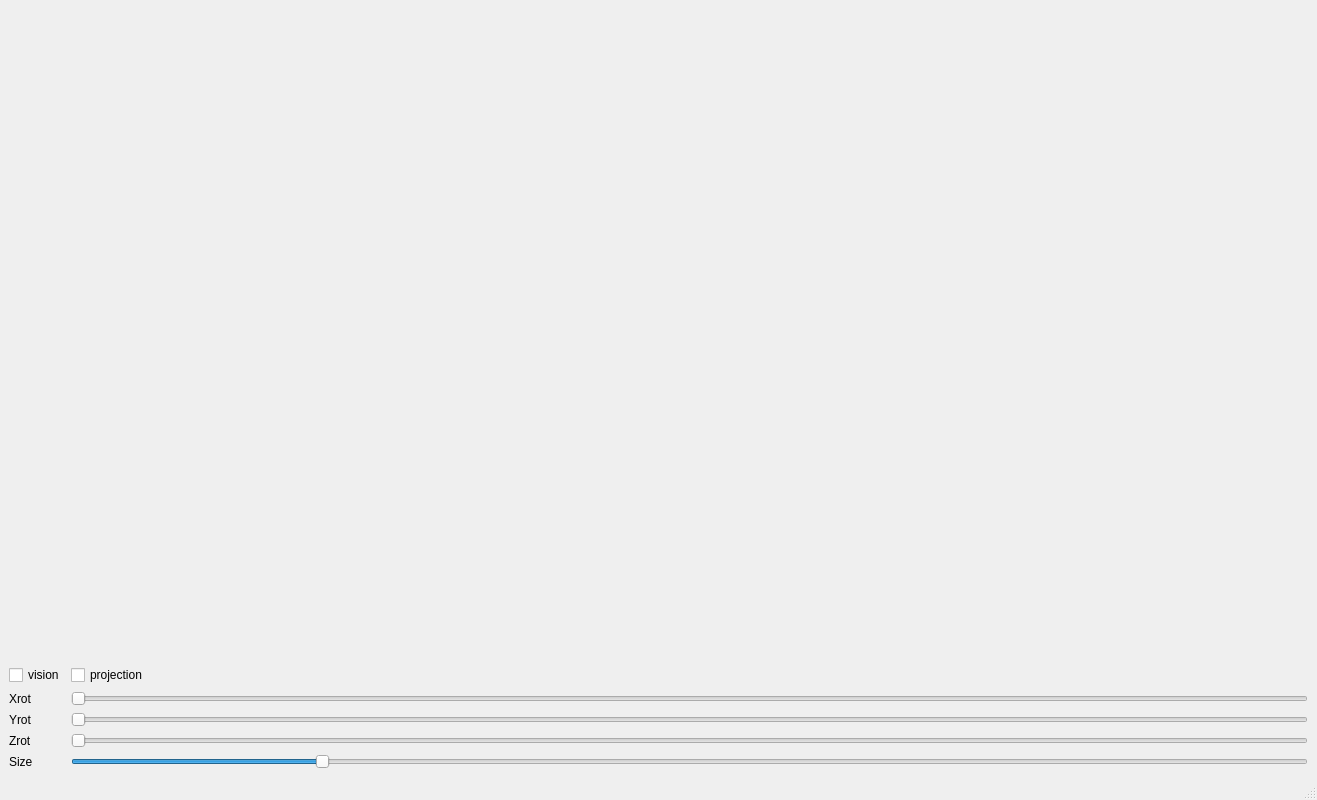
<?xml version="1.0" encoding="UTF-8"?>
<ui version="4.0">
 <class>MainWindow</class>
 <widget class="QMainWindow" name="MainWindow">
  <property name="geometry">
   <rect>
    <x>0</x>
    <y>0</y>
    <width>1317</width>
    <height>800</height>
   </rect>
  </property>
  <property name="windowTitle">
   <string>Laba2</string>
  </property>
  <widget class="QWidget" name="centralwidget">
   <layout class="QGridLayout" name="gridLayout_2">
    <item row="1" column="0">
     <layout class="QGridLayout" name="gridLayout">
      <item row="1" column="2">
       <widget class="QSlider" name="xRot">
        <property name="maximum">
         <number>360</number>
        </property>
        <property name="orientation">
         <enum>Qt::Horizontal</enum>
        </property>
       </widget>
      </item>
      <item row="3" column="0">
       <widget class="QLabel" name="label_3">
        <property name="text">
         <string>Zrot</string>
        </property>
       </widget>
      </item>
      <item row="2" column="0">
       <widget class="QLabel" name="label_2">
        <property name="text">
         <string>Yrot</string>
        </property>
       </widget>
      </item>
      <item row="3" column="2">
       <widget class="QSlider" name="zRot">
        <property name="maximum">
         <number>360</number>
        </property>
        <property name="orientation">
         <enum>Qt::Horizontal</enum>
        </property>
       </widget>
      </item>
      <item row="1" column="0">
       <widget class="QLabel" name="label">
        <property name="text">
         <string>Xrot</string>
        </property>
       </widget>
      </item>
      <item row="0" column="2">
       <widget class="QCheckBox" name="prg">
        <property name="text">
         <string>projection</string>
        </property>
       </widget>
      </item>
      <item row="0" column="0">
       <widget class="QCheckBox" name="vis">
        <property name="text">
         <string>vision</string>
        </property>
       </widget>
      </item>
      <item row="2" column="2">
       <widget class="QSlider" name="yRot">
        <property name="maximum">
         <number>360</number>
        </property>
        <property name="orientation">
         <enum>Qt::Horizontal</enum>
        </property>
       </widget>
      </item>
      <item row="4" column="2">
       <widget class="QSlider" name="size">
        <property name="maximum">
         <number>500</number>
        </property>
        <property name="value">
         <number>100</number>
        </property>
        <property name="orientation">
         <enum>Qt::Horizontal</enum>
        </property>
       </widget>
      </item>
      <item row="4" column="0">
       <widget class="QLabel" name="label_4">
        <property name="text">
         <string>Size</string>
        </property>
       </widget>
      </item>
     </layout>
    </item>
    <item row="0" column="0">
     <widget class="MyOpenGLWidget" name="widget" native="true"/>
    </item>
   </layout>
  </widget>
  <widget class="QMenuBar" name="menubar">
   <property name="geometry">
    <rect>
     <x>0</x>
     <y>0</y>
     <width>1317</width>
     <height>26</height>
    </rect>
   </property>
  </widget>
  <widget class="QStatusBar" name="statusbar"/>
 </widget>
 <customwidgets>
  <customwidget>
   <class>MyOpenGLWidget</class>
   <extends>QWidget</extends>
   <header location="global">myopenglwidget.h</header>
   <container>1</container>
   <slots>
    <signal>xRotChanged(int)</signal>
    <signal>yRotChanged(int)</signal>
    <signal>zRotChanged(int)</signal>
    <signal>paramChanged(int)</signal>
    <signal>visionChanged(int)</signal>
    <signal>prgChanged(int)</signal>
    <slot>setXRot(int)</slot>
    <slot>setYRot(int)</slot>
    <slot>setZRot(int)</slot>
    <slot>setParam(int)</slot>
    <slot>setVision(int)</slot>
    <slot>setPrg(int)</slot>
   </slots>
  </customwidget>
 </customwidgets>
 <resources/>
 <connections>
  <connection>
   <sender>vis</sender>
   <signal>stateChanged(int)</signal>
   <receiver>widget</receiver>
   <slot>setVision(int)</slot>
   <hints>
    <hint type="sourcelabel">
     <x>59</x>
     <y>360</y>
    </hint>
    <hint type="destinationlabel">
     <x>90</x>
     <y>219</y>
    </hint>
   </hints>
  </connection>
  <connection>
   <sender>xRot</sender>
   <signal>valueChanged(int)</signal>
   <receiver>widget</receiver>
   <slot>setXRot(int)</slot>
   <hints>
    <hint type="sourcelabel">
     <x>101</x>
     <y>398</y>
    </hint>
    <hint type="destinationlabel">
     <x>341</x>
     <y>220</y>
    </hint>
   </hints>
  </connection>
  <connection>
   <sender>yRot</sender>
   <signal>valueChanged(int)</signal>
   <receiver>widget</receiver>
   <slot>setYRot(int)</slot>
   <hints>
    <hint type="sourcelabel">
     <x>292</x>
     <y>449</y>
    </hint>
    <hint type="destinationlabel">
     <x>565</x>
     <y>296</y>
    </hint>
   </hints>
  </connection>
  <connection>
   <sender>zRot</sender>
   <signal>valueChanged(int)</signal>
   <receiver>widget</receiver>
   <slot>setZRot(int)</slot>
   <hints>
    <hint type="sourcelabel">
     <x>341</x>
     <y>506</y>
    </hint>
    <hint type="destinationlabel">
     <x>715</x>
     <y>209</y>
    </hint>
   </hints>
  </connection>
  <connection>
   <sender>size</sender>
   <signal>valueChanged(int)</signal>
   <receiver>widget</receiver>
   <slot>setParam(int)</slot>
   <hints>
    <hint type="sourcelabel">
     <x>625</x>
     <y>556</y>
    </hint>
    <hint type="destinationlabel">
     <x>956</x>
     <y>199</y>
    </hint>
   </hints>
  </connection>
  <connection>
   <sender>prg</sender>
   <signal>stateChanged(int)</signal>
   <receiver>widget</receiver>
   <slot>setPrg(int)</slot>
   <hints>
    <hint type="sourcelabel">
     <x>136</x>
     <y>351</y>
    </hint>
    <hint type="destinationlabel">
     <x>178</x>
     <y>295</y>
    </hint>
   </hints>
  </connection>
 </connections>
</ui>
